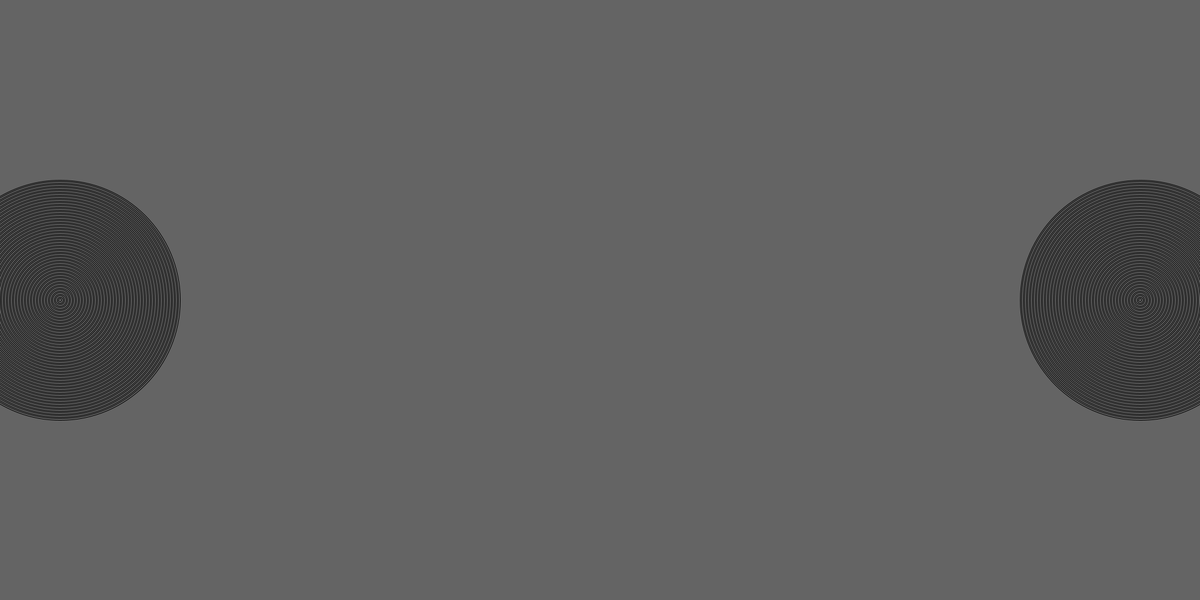
Frame 1 (no input)
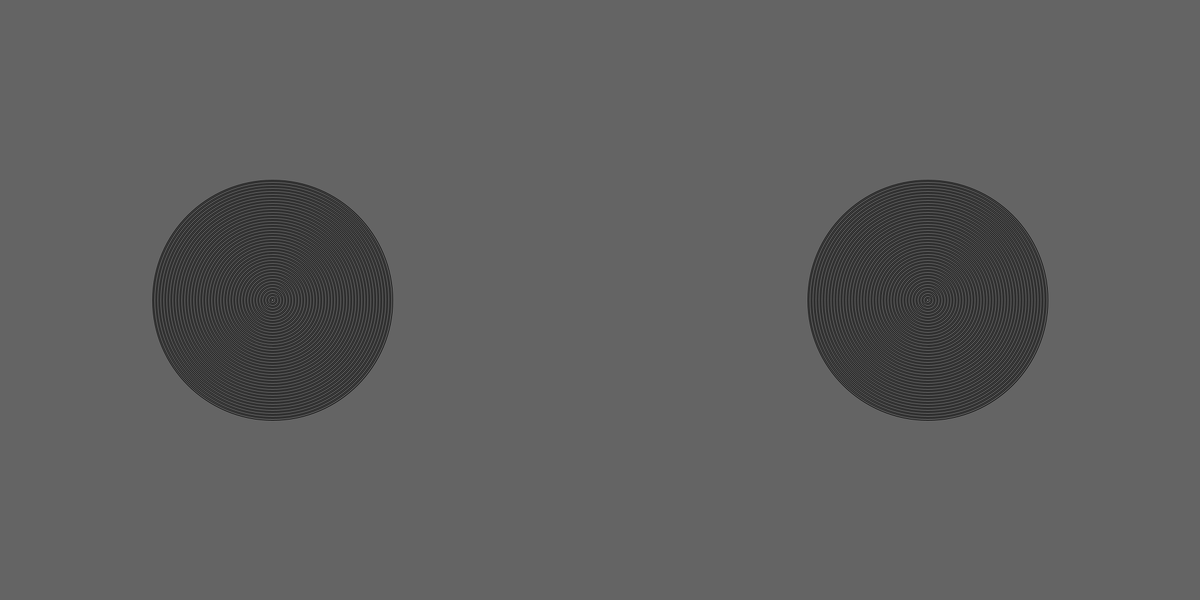
Frame 60 (the mouse pressed at the canvas centre just before this capture)
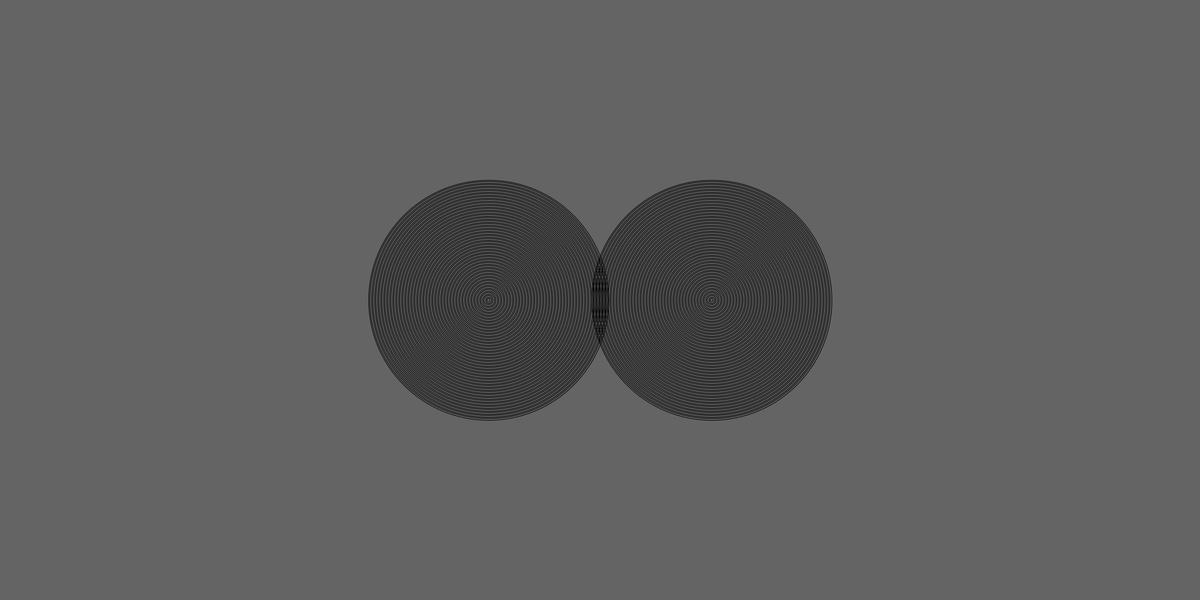
Frame 120 (the mouse held since frame 60 and released just before this capture)

The Processing sketch that drew these frames (run headless with seeded random() and noise(); from frame 60 on, the mouse is pressed at the canvas centre):

// Processing sketch: The_circles
// ── The_circles.pde
void setup(){
  size(2000,1000);
  
  
}
int x = 100;
int xe = 1900;
int ye = 500;
int y = 500;
int speed = 6;
int o = 5;
void draw(){
 background(100,100,100);
  for( int i = 400; i > 00; i-=5){
    
    noFill();
     ellipse(x,y,i,i);
     ellipse(xe,ye,i,i);

  }
   x+=speed;
 xe-=speed; 
if(x==1900){
 speed=-speed; 
  
}
else if(x==100){
  
 speed=-speed; 
}




}
